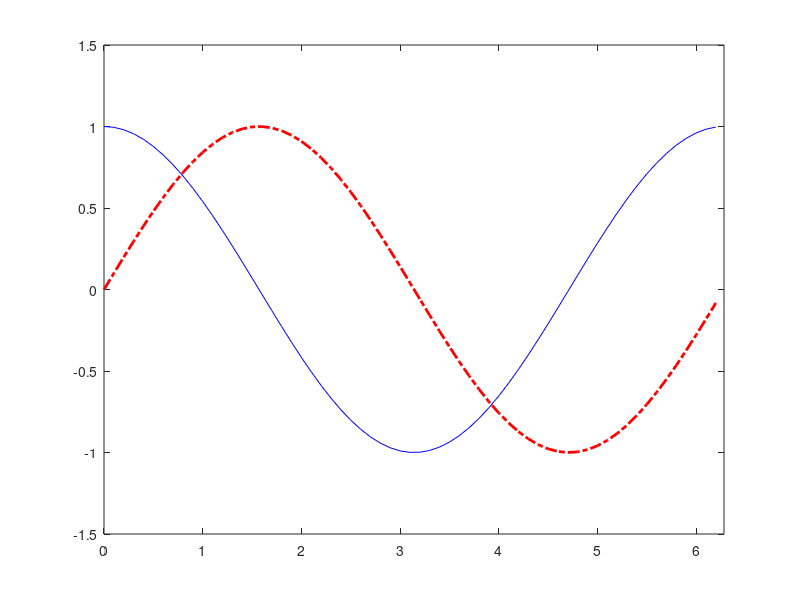
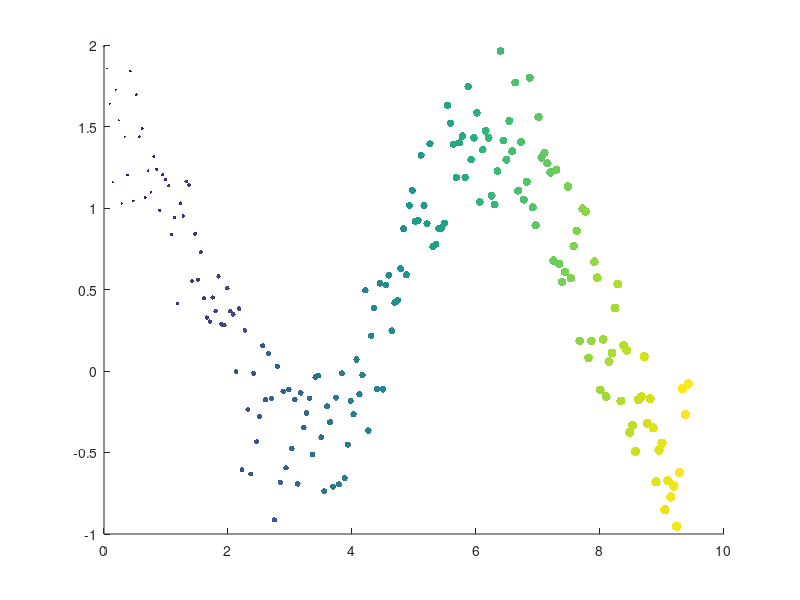
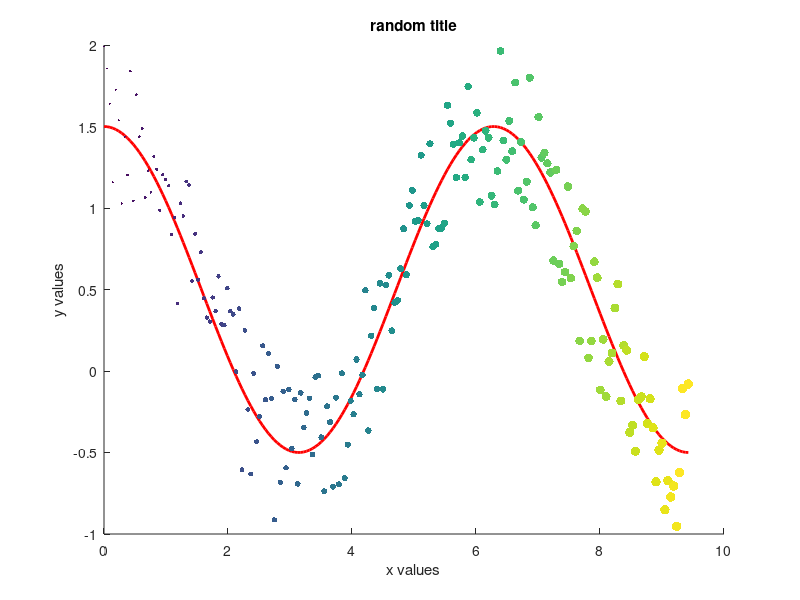

Source code (MATLAB) for these figures, in order: (Note: this script raises an error after producing the figures.)
%% Stats and plotting tutorial
% Jeff Stafford

% The following code for plots is from the MATLAB plots
% gallery at: http://www.mathworks.com/discovery/gallery.html

%% standard line plot

% Define values for x, y1, and y2
x  = 0:0.1:2*pi;
y1 = cos(x);
y2 = sin(x);

% Plot y1 vs. x (blue, solid) and y2 vs. x (red, dashed)
figure;
% format plot(x vals, y vals, color+marker, ...additional lines + options)
plot(x, y1, 'b', x, y2, 'r-.', 'LineWidth', 2);
% Set the axis limits
axis([0 2*pi -1.5 1.5]);

%% bar plots

% Create data for childhood disease cases
measles = [38556 24472 14556 18060 19549 8122 28541 7880 3283 4135 7953 1884];
mumps = [20178 23536 34561 37395 36072 32237 18597 9408 6005 6268 8963 13882];
chickenPox = [37140 32169 37533 39103 33244 23269 16737 5411 3435 6052 12825 23332];

% Create a vertical bar chart using the bar function
figure;
% drawing a bar with data from the above datasets at locations 1:12
bar(1:12, [measles', mumps', chickenPox'], 1);

% Set the axis limits
% set axis bounds... format [xmin, xmax, ymin, ymax]
axis([0 13 0 40000]);
% manually set the x axis tick marks... gca grabs the current axis from the
% current figure
set(gca, 'XTick', 1:12);

% Add title and axis labels
title('Childhood diseases by month');
xlabel('Month');
ylabel('Cases (in thousands)');

% Add a legend
legend('Measles', 'Mumps', 'Chicken pox');

%% scatter plots

% create equally spaced x values
x = linspace(0,3*pi,200);
% create semi-random y values following a cosine curve
y = cos(x) + rand(1,200);
% the size for our points will increase steadily to an area of 50
a = linspace(1, 50, 200);
% the colors for our points
c = linspace(1,10,length(x));
% creat the scatterplot
scatter(x,y,a,c,'filled')

%% adding plots together

y2 = cos(x) + 0.5;
figure('Name', 'double plotting');
% tell matlab to wait and graph everything in the same plot from now on
hold on;
% plot the cosine function
plot(x, y2, 'red', 'linew', 2);
% plot the semi random points from the last example
scatter(x, y, a, c,'filled');
% tell matlab to stop graphing everything in the same plot
hold off;
xlabel('x values');
ylabel('y values');
title('random title');

%% ######################################################
% Make a scatterplot of the following values... with red markers and a size
% of 20

XVals = 1:20;
YVals = rand(1, length(XVals));

% Make a line plot of the same data, but with a line width of 3. Make the
% line purple just for kicks.


% plot the two on the same plot and change the axis to have x limits of 0
% and 12, and y limits of 0.5 and 1

%% ttests and 1-way ANOVA

% we are going to load a built-in dataset...
load fisheriris.mat;

% This is a set of flower lengths and widths taken in 1936. It gets used a
% lot for stats examples.

% turn the species names into a categorical variable
species = categorical(species);

% These are the labels for each of the columns, not sure why these aren't in there
Labels = {'sepal_length', 'sepal_width', 'petal_length', 'petal_width'};

% MATLAB is weird and doesn't have any truly easy ways to attach labels and
% stuff to data. We are going to have to handle the data/labels separately.

% Lets create a few example plots:

% the infamous boxplot... lets compare sepal to petal lengths
boxplot(meas(:, [1,3]), 'Label', Labels([1, 3]));
ylabel('Length (mm)');
title('This is some data on iris flowers');

% lets do a two sample t-test
[decision, pval, conf_int, stats] = ttest2(meas(:, 1), meas(:, 3));
stats

% what if we wanted to look at petal length by species?
boxplot(meas(:, 3), species); 
ylabel('Length (mm)');
xlabel('Species');

% let's do a one way ANOVA
[pval, tbl, stats] = anova1(meas(:, 3), species);
% and a post-hoc Tukey HSD
[results, means, handle, groupNames] = multcompare(stats);
% as you can see, everything is REALLY significant

% grab the actual p values for the multiple comparison, ugly, I know...
[groupNames(results(:,1)), groupNames(results(:,2)), num2cell(results(:,3:6))]

% This is a copied from the MATLAB documentation:

% The first two columns show the pair of groups that are compared. The
% fourth column shows the difference between the estimated group means. The
% third and fifth columns show the lower and upper limits for the 95%
% confidence intervals of the true difference of means. The sixth column
% shows the p-value for a hypothesis that the true difference of means for
% the corresponding groups is equal to zero.

%% ###################################################3
% Do a ttest on the the following data. What's the p-value?
data1 = 1:20;
data2 = 15:0.5:40;